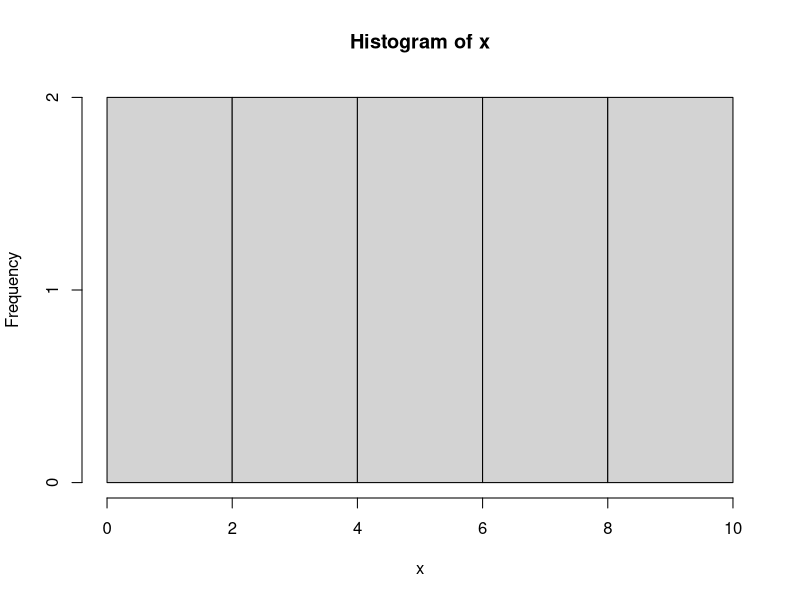
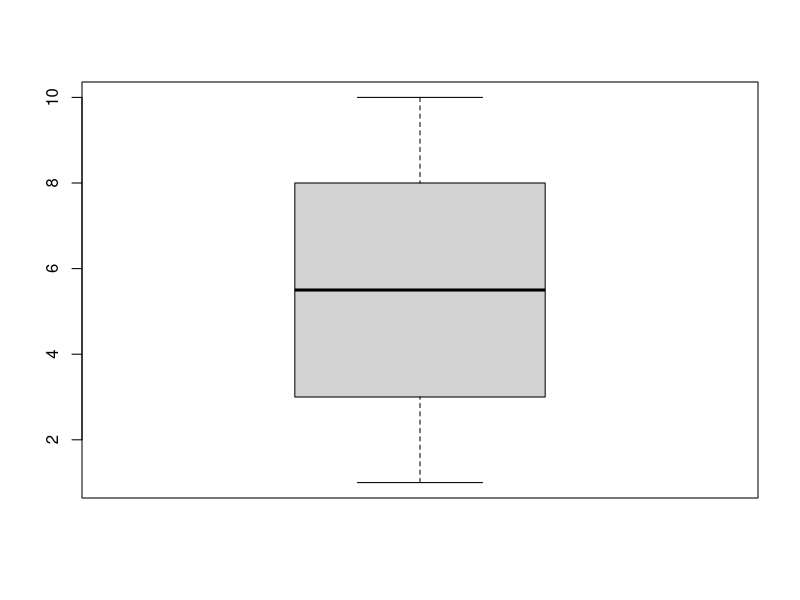
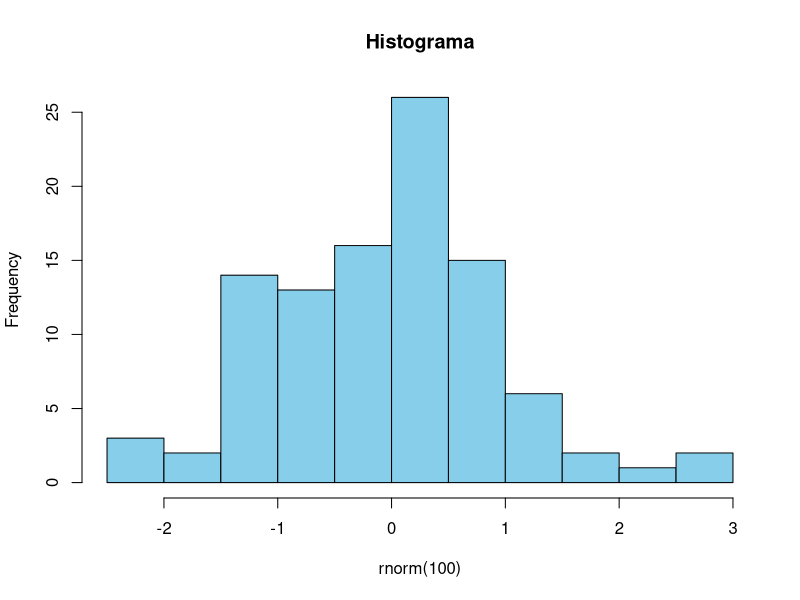

Write R code to recreate these figures, in order.
## ---- chunk 1
x <- 1:10
hist(x)
## ---- chunk 2
x <- 1:10
boxplot(x)
## ---- chunk 3
hist(rnorm(100), col="skyblue", main="Histograma")
